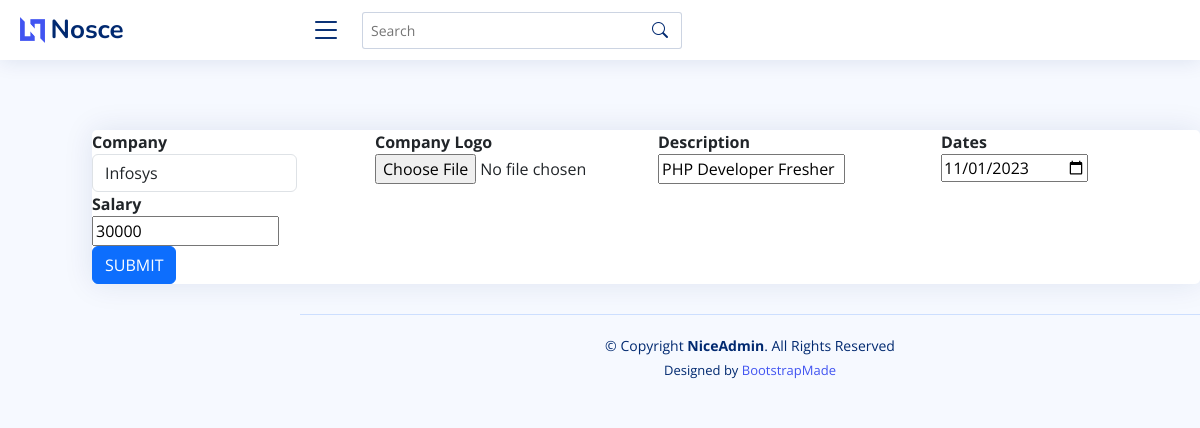
Page /admin/editplacement.php?place_id=10 on the committed database.
### tables this page shows
CREATE TABLE `tbl_placement` (
  `place_id` int(50) NOT NULL,
  `compname` varchar(50) NOT NULL,
  `image` varchar(200) NOT NULL,
  `descp` varchar(200) NOT NULL,
  `dates` varchar(80) NOT NULL,
  `salary` varchar(100) NOT NULL,
  `url` varchar(50) NOT NULL
);

### admin/editplacement.php (the view, shortened to what this page needs)
<?php
include("header.php");
?>
            <div class="row clearfix" style="margin-left:80px; margin-top:130px;">
                            <div class="col-lg-12 col-md-12 col-sm-12 col-xs-12">
                    <div class="card">
                    <form action="editactplacement.php?place_id =<?php echo $_REQUEST['place_id']?>" method="POST" enctype="multipart/form-data" >
                    <?php
                    include('config.php');
                    $place_id =$_GET['place_id'];
                    $sql="SELECT * FROM `tbl_placement` WHERE place_id ='$place_id'";
                    $res=mysqli_query($conn,$sql);
                    while($row=mysqli_fetch_array($res))
                    {
                    ?>
                        <div class="body">
                            <div class="demo-masked-input">
                                <div class="row clearfix">
                                    <div class="col-md-3">
                                        <b>Company </b>
                                        <div class="input-group">
                                            <div class="form-line">
                                                <input name="compname" value="<?php echo $row['compname'];?>" type="text" class="form-control date">
                                            </div>
                                        </div>
                                    </div>
                                    <div class="col-md-3">
                                        <b>Company Logo</b>
                                        <div class="input-group">
                                            <div class="form-line">
                                                <input name="image" value="<?php echo $row['image'];?>" type="file">
                                            </div>
                                        </div>
                                    </div>
                                    <div class="col-md-3">
                                        <b>Description</b>
                                        <div class="input-group">
                                            <div class="form-line">
                                                <input type="text"  name="descption" value="<?php echo $row['descp'];?>">
                                            </div>
                                        </div>
                                    </div>
                                    <div class="col-md-3">
                                        <b>Dates</b>
                                        <div class="input-group">
                                            <div class="form-line">
                                                <input type="date"  name="date" value="<?php echo $row['dates'];?>"  >
                                            </div>
                                        </div>
                                    </div>
                                    <div class="col-md-3">
                                        <b>Salary</b>
                                        <div class="input-group">
                                            <div class="form-line">
                                                <input type="text"  name="salary" value="<?php echo $row['salary'];?>"  >
                                            </div>
                                        </div>
                                    </div>
                    </div>
                                <button name="submit" class="btn btn-primary waves-effect" type="submit">SUBMIT</button>
                            </div>
                        </div>
                        <?php
                    }
                    ?>
                    </form>
                    </div>
                </div>
            </div>
<?php
include("footer.php");
?>

### admin/assets/css/style.css (style rules this page uses)
:root { scroll-behavior: smooth; }
body { font-family: "Open Sans", sans-serif; background: #f6f9ff; color: #444444; }
.card { margin-bottom: 30px; border: none; border-radius: 5px; box-shadow: 0px 0 30px rgba(1, 41, 112, 0.1); }

### rows in the picture
tbl_placement: compname "Infosys", descption "PHP Developer Fresher", date "11/01/2023", salary "30000"
